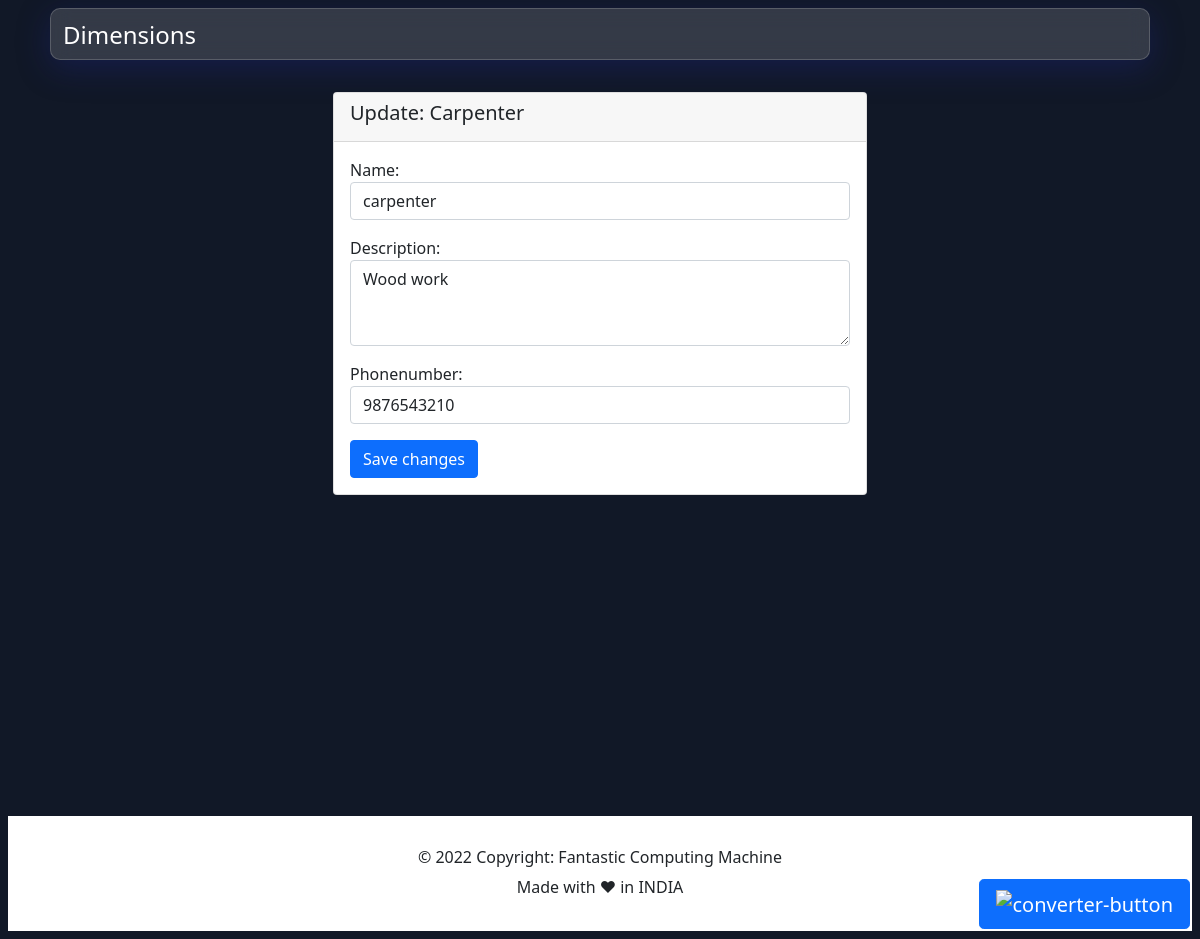
/expense/payee/11/carpenter/update/ (signed in), run on the app's committed database.
### expense/models.py (models this page shows, shortened)
class Payee(models.Model):
    phoneNumberRegex = RegexValidator(regex=r"^\+?1?\d{8,15}$")
    name = models.CharField(max_length=255)
    description = models.TextField(blank=True, null=True)
    created_on = models.DateTimeField(auto_now_add=True)
    updated_on = models.DateTimeField(auto_now=True)
    phoneNumber = models.CharField(blank=True,
                                   validators=[phoneNumberRegex], max_length=11)

### expense/views.py (the view)
class UpdatePayeeView(UpdateView):
    model = Payee
    template_name = 'update_payee.html'
    form_class = UpdatePayeeForm
    success_url = reverse_lazy('home')

### expense/forms.py
class UpdatePayeeForm(forms.ModelForm):
    name = forms.CharField(
        max_length=200,
        required=True,
        widget=forms.TextInput(
            attrs={
                'class': 'form-control',
                "aria-label": ".form-control-sm",
                "type": 'text',
                "placeholder": "Tag",
            }
        )
    )
    description = forms.CharField(
        required=False,
        widget=forms.Textarea(
            attrs={
                'class': 'form-control',
                "rows": 3,
                "aria-label": ".form-control-sm",
                "placeholder": "Description (optional)",
            })
    )
    phoneNumber = forms.CharField(
        max_length=200,
        required=False,
        widget=forms.TextInput(
            attrs={
                'class': 'form-control',
                "aria-label": ".form-control-sm",
                "type": 'tel',
                "placeholder": "Phone Number (optional)",
            }
        )
    )
    class Meta:
        model = Payee
        fields = ('name', 'description', 'phoneNumber')

### expense/templates/update_payee.html (shortened to what this page needs)
{% extends 'base.html' %}
{% load static %} {% load humanize %}
{% block body %}
<div class="container-lg container-md container-sm py-4">
    <div class="mx-auto">
        <div class="row justify-content-center">
            <div class="col-lg-7 col-md-6 col-xl-6">
                <div class="card">
                    <div class="card-header">
                        <h5 class="card-title" id="{{dimension.name}}dimentionLabel">Update:
                            {{payee.name|title}}
                        </h5>
                    </div>
                    <div class="card-body">
                        <form method="POST">
                            {{form.as_p}}
                            <button type="submit" class="btn btn-primary">Save
                                changes
                            </button>
                        </form>
                    </div>
                </div>
            </div>
        </div>
    </div>
</div>
{% endblock %}

### data on the page
Payee: name "Carpenter", name "carpenter", description "Wood work", phoneNumber "9876543210"
